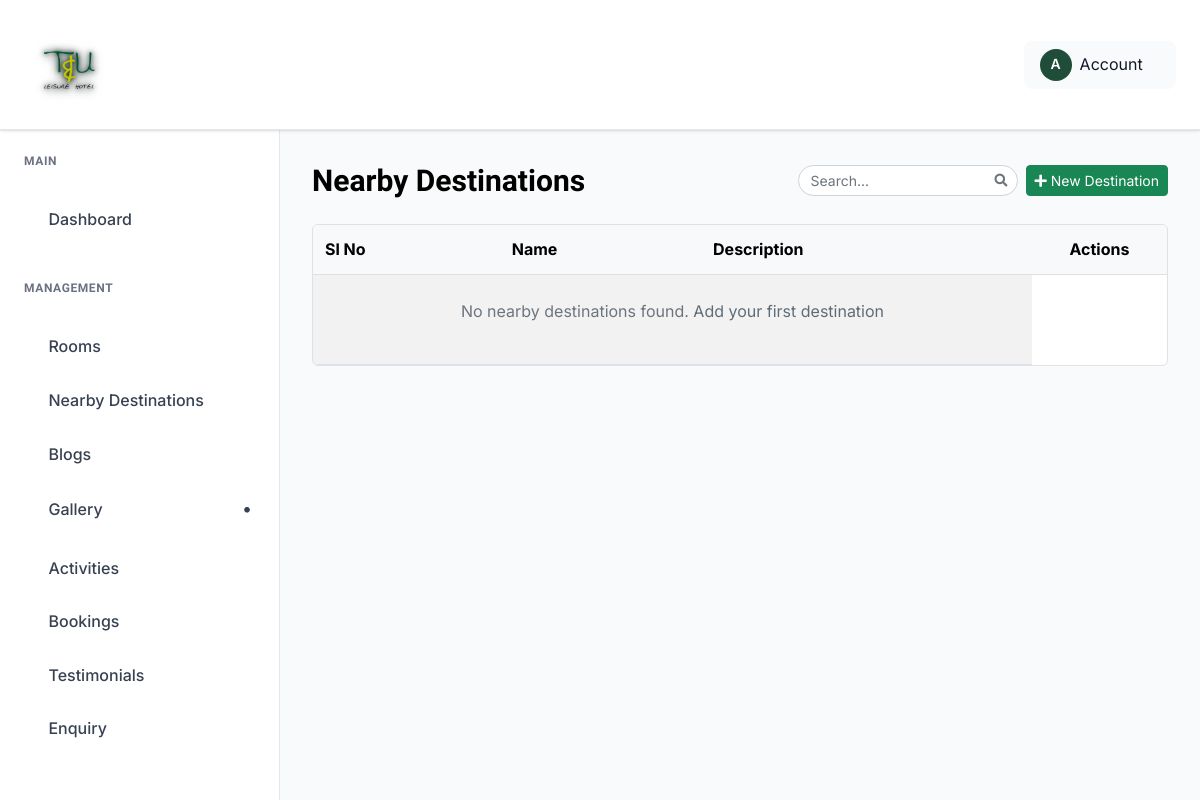
The app's page /nearby-destinations/ (signed in), older data.
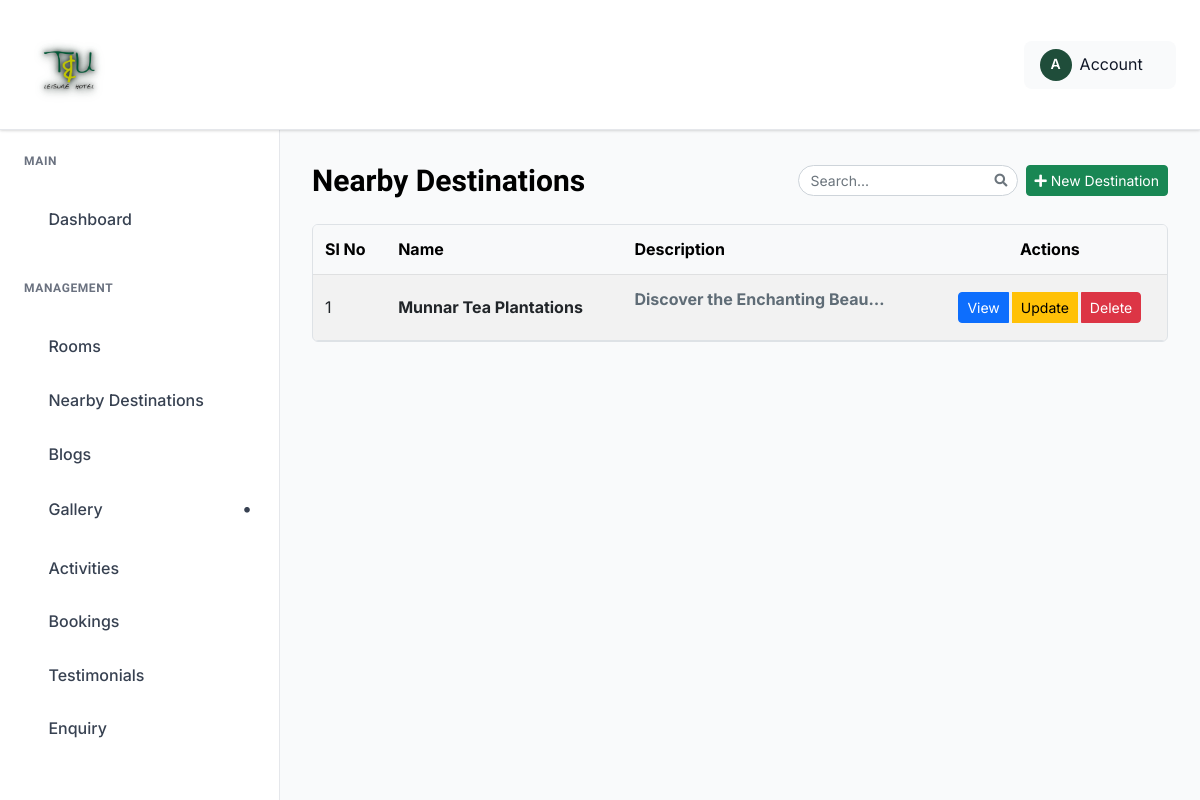
The same page, newer data.
### tandj_app/models.py (models this page shows, shortened)
class OptimizedImageModel(models.Model):
    image_fields = []  # override in child models
    class Meta:
        abstract = True

class NearbyDestination(OptimizedImageModel):
    STATUS_CHOICES = [
        ("active", "Active"),
        ("inactive", "Inactive"),
    ]
    slug = models.SlugField(max_length=170, unique=True, blank=True)
    name = models.CharField(max_length=200, help_text="Destination name")
    description = models.TextField(help_text="Destination description")
    image = models.ImageField(
        upload_to="nearby_destinations/", help_text="Main destination image"
    )
    distance = models.CharField(
        max_length=100,
        blank=True,
        help_text="e.g. '5 km', '20 mins drive'",
    )
    location = models.CharField(max_length=200, blank=True)
    status = models.CharField(
        max_length=10, choices=STATUS_CHOICES, default="active"
    )
    created_at = models.DateTimeField(auto_now_add=True)
    updated_at = models.DateTimeField(auto_now=True)
    image_fields = ["image"]
    class Meta:
        ordering = ["-created_at"]
        verbose_name = "Nearby Destination"
        verbose_name_plural = "Nearby Destinations"

### tandj_app/views.py (the view)
@login_required
def nearby_destination_list(request):
    destinations = NearbyDestination.objects.all()
    paginator = Paginator(destinations, 12)
    page_number = request.GET.get("page")
    page_obj = paginator.get_page(page_number)
    return render(
        request,
        "admin_pages/nearby_destination_list.html",
        {"destinations": page_obj, "page_obj": page_obj},
    )

### templates/admin_pages/nearby_destination_list.html (shortened to what this page needs)
{% extends "admin_pages/base.html" %}
{% load static %}
{% block content %}
<div class="dashboard__form__wraper">
    <div class="create__course__title mb-4 d-flex flex-wrap justify-content-between align-items-center gap-2">
        <h4 class="mb-0">Nearby Destinations</h4>
        <div class="d-flex align-items-center gap-2 ms-auto">
            <div class="search-box">
                <input type="text" id="destinationSearchInput" class="form-control form-control-sm" placeholder="Search...">
            </div>
        </div>
        <a href="{% url 'tandj_app:nearby_destination_create' %}" class="btn btn-success btn-sm">
            <i class="fas fa-plus"></i> New Destination
        </a>
    </div>
    <div class="custom-table-container">
        <table class="table table-striped table-hover align-middle">
            <thead class="table-light">
                <tr>
                    <th scope="col">Sl No</th>
                    <th scope="col">Name</th>
                    <th scope="col">Description</th>
                    <th scope="col" class="text-center">Actions</th>
                </tr>
            </thead>
            <tbody id="destinations-table-body">
                {% for destination in destinations %}
                <tr class="destination-row">
                    <td>{{ forloop.counter0|add:page_obj.start_index }}</td>
                    <td>
                        <strong>{{ destination.name }}</strong>
                    </td>
                    <td>
                        {% if destination.description %}
                            <p class="text-muted mb-0 small">{{ destination.description|truncatechars:40|safe }}</p>
                        {% endif %}
                    </td>
                    <td class="text-center">
                        <div class="btn-group" role="group">
                            <a href="{% url 'tandj_app:nearby_destination_detail' destination.slug %}" class="btn btn-sm btn-primary me-1">
                                View
                            </a>
                            <a href="{% url 'tandj_app:nearby_destination_update' destination.slug %}" class="btn btn-sm btn-warning me-1">
                                Update
                            </a>
                            <button type="button" class="btn btn-sm btn-danger" data-bs-toggle="modal" data-bs-target="#deleteDestinationModal{{ destination.id }}">
                                Delete
                            </button>
                        </div>
                    </td>
                </tr>
                {% empty %}
                <tr>
                    <td colspan="3" class="text-center py-4">
                        <p class="text-muted">No nearby destinations found. <a href="{% url 'tandj_app:nearby_destination_create' %}">Add your first destination</a></p>
                    </td>
                </tr>
                {% endfor %}
            </tbody>
        </table>
    </div>
</div>
{% endblock %}

### templates/admin_pages/base.html (shortened to what this page needs)
{% load static %}
<!doctype html>
<html class="no-js" lang="en">
<head>
    <link rel="stylesheet" href="https://cdnjs.cloudflare.com/ajax/libs/toastr.js/latest/toastr.min.css">
     <link href="https://cdnjs.cloudflare.com/ajax/libs/font-awesome/5.15.4/css/all.min.css" rel="stylesheet">
    <link rel="stylesheet" href="{% static 'admin-static/assets/css/bootstrap.min.css' %}">
    <link rel="stylesheet" href="{% static 'admin-static/assets/css/icofont.min.css' %}">
    <link rel="stylesheet" href="{% static 'admin-static/assets/css/style.css' %}">
</head>
<body>
    <header class="dashboard-header">
        <div class="header-left">
            <a href="/" class="logo">
    <img src="{% static 'admin-static/assets/img/T&U.png' %}" alt="Logo">
</a>
        </div>
        <div class="header-right">
           <div class="user-profile-dropdown">
    <div class="user-profile-toggle">
        <div class="user-avatar">A</div>
        <span>Account</span>
        <i class="icofont-simple-down"></i>
    </div>
</div>
        </div>
    </header>
    <aside class="dashboard-sidebar" id="dashboardSidebar">
        <div class="sidebar-content">
            <div class="sidebar-section">
                <h6 class="sidebar-title">Main</h6>
                <ul class="sidebar-menu">
                <li>
    <a href="{% url 'tandj_app:dashboard' %}" class="{% if request.resolver_match.url_name == 'dashboard' %}active{% endif %}">
        <i class="icofont-dashboard"></i>
        Dashboard
    </a>
</li>
                </ul>
            </div>
            <div class="sidebar-section">
                <h6 class="sidebar-title">Management</h6>
                <ul class="sidebar-menu">
                    <li>
    <a href="{% url 'tandj_app:room_list' %}" class="{% if request.resolver_match.url_name == 'room_list' %}active{% endif %}">
        <i class="icofont-bed"></i>
        Rooms
    </a>
</li>
                  <li>
    <a href="{% url 'tandj_app:nearby_destination_list' %}" class="{% if request.path == '/nearby-destinations/' %}active{% endif %}">
        <i class="icofont-map-pins"></i>
        Nearby Destinations
    </a>
</li>
                    <li>
    <a href="{% url 'tandj_app:blog_list' %}" class="{% if request.resolver_match.url_name == 'blog_list' %}active{% endif %}">
    <i class="icofont-newspaper"></i>
    Blogs
</a>
</li>
<li class="has-dropdown">
    <a href="#">
        <i class="icofont-picture"></i>
        Gallery
    </a>
</li>
                     <li>
    <a href="{% url 'tandj_app:activity_list' %}" class="{% if request.resolver_match.url_name == 'activity_list' %}active{% endif %}">
        <i class="icofont-tree"></i>
        Activities
    </a>
</li>
<li>
    <a href="{% url 'tandj_app:reservation_list' %}" class="{% if request.path == '/reservations/' %}active{% endif %}">
        <i class="icofont-calendar"></i>
        Bookings
    </a>
</li>
                    <li>
    <a href="{% url 'tandj_app:testimonial_list' %}" class="{% if request.resolver_match.url_name == 'testimonial_list' %}active{% endif %}">
    <i class="icofont-quote-left"></i>
    Testimonials
</a>
</li>
<li>
    <a href="{% url 'tandj_app:enquiry_list' %}" class="{% if request.path == '/enquiries/' %}active{% endif %}">
        <i class="icofont-envelope"></i>
        Enquiry
    </a>
</li>
                </ul>
            </div>
        </div>
    </aside>
    <main class="dashboard-main">
        <div class="dashboard-content">
            {% block content %}{% endblock %}
        </div>
    </main>
</body>
</html>

### templates/admin_pages/base.html (style rules this page uses)
.search-box { width: 220px; position: relative; transition: all 0.3s ease; }
.search-box input { width: 100%; border-radius: 20px; padding-left: 12px; padding-right: 32px; font-size: 14px; transition: all 0.2s ease; }
.search-box::after { content: "\f002"; font-family: "Font Awesome 5 Free"; font-weight: 900; position: absolute; right: 10px; top: 50%; transform: translateY(-50%); color: #6c757d; pointer-events: none; font-size: 13px; }
.logo img { filter: drop-shadow(0 0 2px rgba(0,0,0,0.85)) drop-shadow(0 0 4px rgba(31,77,58,0.6)) drop-shadow(0 2px 4px rgba(0,0,0,0.35)); transition: filter 0.3s ease, transform 0.3s ease; }

### templates/admin_pages/nearby_destination_list.html (style rules this page uses)
.custom-table-container { width: 100%; overflow-x: auto; -webkit-overflow-scrolling: touch; border: 1px solid #dee2e6; border-radius: 0.375rem; background: white; margin-bottom: 1rem; position: relative; }
.custom-table-container table { min-width: 800px; width: 100%; margin-bottom: 0; }
.custom-table-container .table th, .custom-table-container .table td { vertical-align: middle; padding: 0.75rem; }
.custom-table-container thead th { position: sticky; top: 0; background-color: #f8f9fa; z-index: 10; box-shadow: 0 1px 0 #dee2e6; }

Row changes from the older to the newer data that the page shows:
added NearbyDestination: name "Munnar Tea Plantations", description "Discover the Enchanting Beau…"
Text that changed along with them:
text no longer shown: "No nearby destinations found. Add your first destination"
